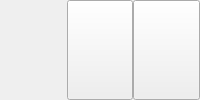
       <widget class="QWidget" name="widget_6" native="true">
        <layout class="QHBoxLayout" name="horizontalLayout_6">
         <property name="spacing">
          <number>0</number>
         </property>
         <property name="margin">
          <number>0</number>
         </property>
         <item>
          <widget class="QLabel" name="label_digital_text">
           <property name="focusPolicy">
            <enum>Qt::NoFocus</enum>
           </property>
           <property name="text">
            <string/>
           </property>
           <property name="belong" stdset="0">
            <string>digital_panel</string>
           </property>
          </widget>
         </item>
         <item>
          <widget class="QPushButton" name="panelButton_enter">
           <property name="sizePolicy">
            <sizepolicy hsizetype="Preferred" vsizetype="Preferred">
             <horstretch>0</horstretch>
             <verstretch>0</verstretch>
            </sizepolicy>
           </property>
           <property name="focusPolicy">
            <enum>Qt::NoFocus</enum>
           </property>
           <property name="text">
            <string/>
           </property>
           <property name="belong" stdset="0">
            <string>digital_panel</string>
           </property>
          </widget>
         </item>
         <item>
          <widget class="QPushButton" name="panelButton_cancel">
           <property name="sizePolicy">
            <sizepolicy hsizetype="Preferred" vsizetype="Preferred">
             <horstretch>0</horstretch>
             <verstretch>0</verstretch>
            </sizepolicy>
           </property>
           <property name="focusPolicy">
            <enum>Qt::NoFocus</enum>
           </property>
           <property name="text">
            <string/>
           </property>
           <property name="belong" stdset="0">
            <string>digital_panel</string>
           </property>
          </widget>
         </item>
        </layout>
       </widget>
